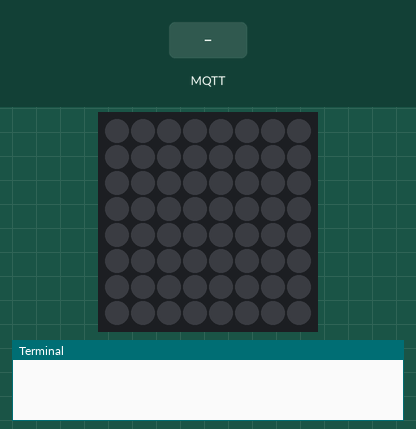
Recording of a program running on a simulated Raspberry Pi (BCM pin numbers) with a Sense HAT. Parts: the Sense HAT's 8×8 RGB LED matrix, the last lines printed to the terminal. The inputs (shaded band) are chosen by the test bench. Dim RGB values are drawn brighter than linear; no MQTT or app messages arrive unless stated.

Above: at 1.3 s.
1.4 s: MQTT message "ON" arrives on the first subscribed topic
At 2.2 s:
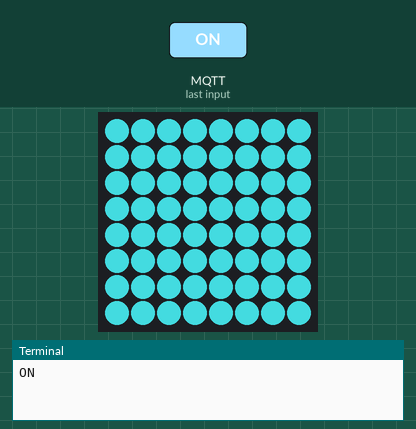
2.9 s: MQTT message "1" arrives on the first subscribed topic
At 3.3 s:
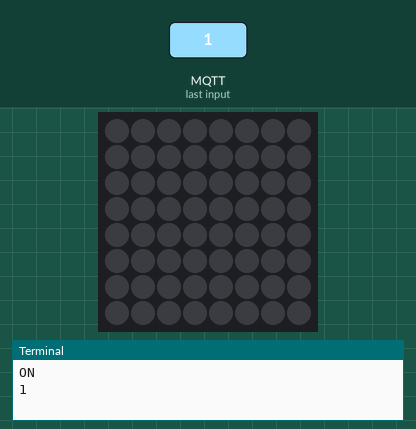
Timing chart, 0 to 5.9 s (numbered marks = the images above; inputs shaded):
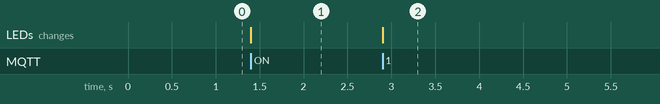

Measured:
- after the input at 1.4 s, the LEDs: change at once (image 1)
- after the input at 2.9 s, the LEDs: change at once (image 2)

The program:

motion-status.py
```python
from sense_hat import SenseHat
import paho.mqtt.client as mqtt
import random
import signal
import sys

# Exit handling

def exit_handler(signal, frame):
  sense.clear()
  sys.exit(0)

signal.signal(signal.SIGTERM, exit_handler)

# Sense hat setup

sense = SenseHat()

PIX_NUM = 64
COLOUR_MTX = [(52, 156, 163) for i in range(PIX_NUM)]
BLACK_MTX = [(0, 0, 0) for i in range(PIX_NUM)]

# MQTT setup

BROKER_ADDR = 'rpi-01'

def on_message(client, userdata, message):
  msg = str(message.payload.decode('utf-8'))
  print(msg)
  pixels = COLOUR_MTX if msg == 'ON' else BLACK_MTX
  sense.set_pixels(pixels)

mqttc = mqtt.Client()
mqttc.connect(BROKER_ADDR)
mqttc.subscribe('house/motion')
mqttc.on_message = on_message
mqttc.loop_forever()
```
